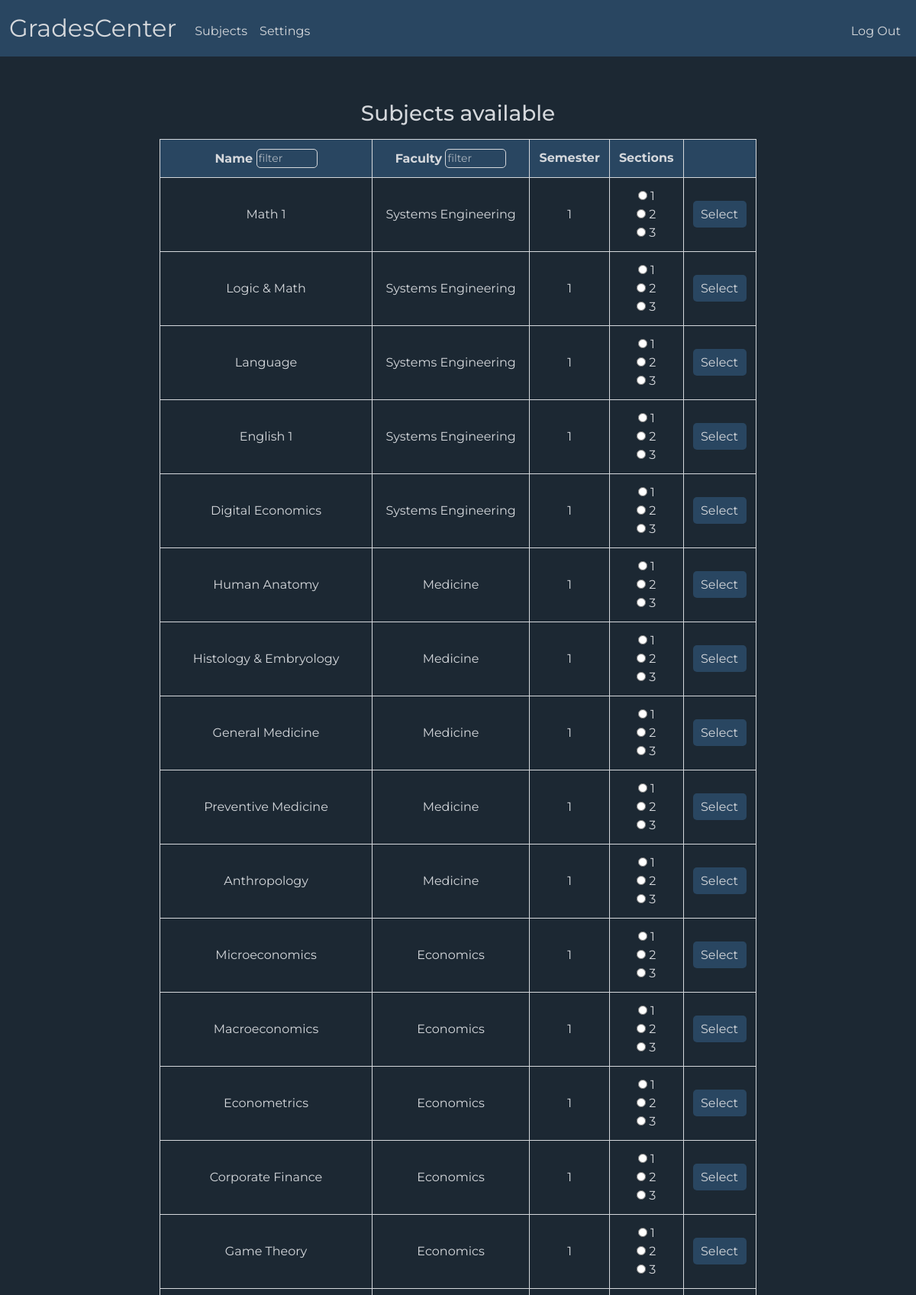
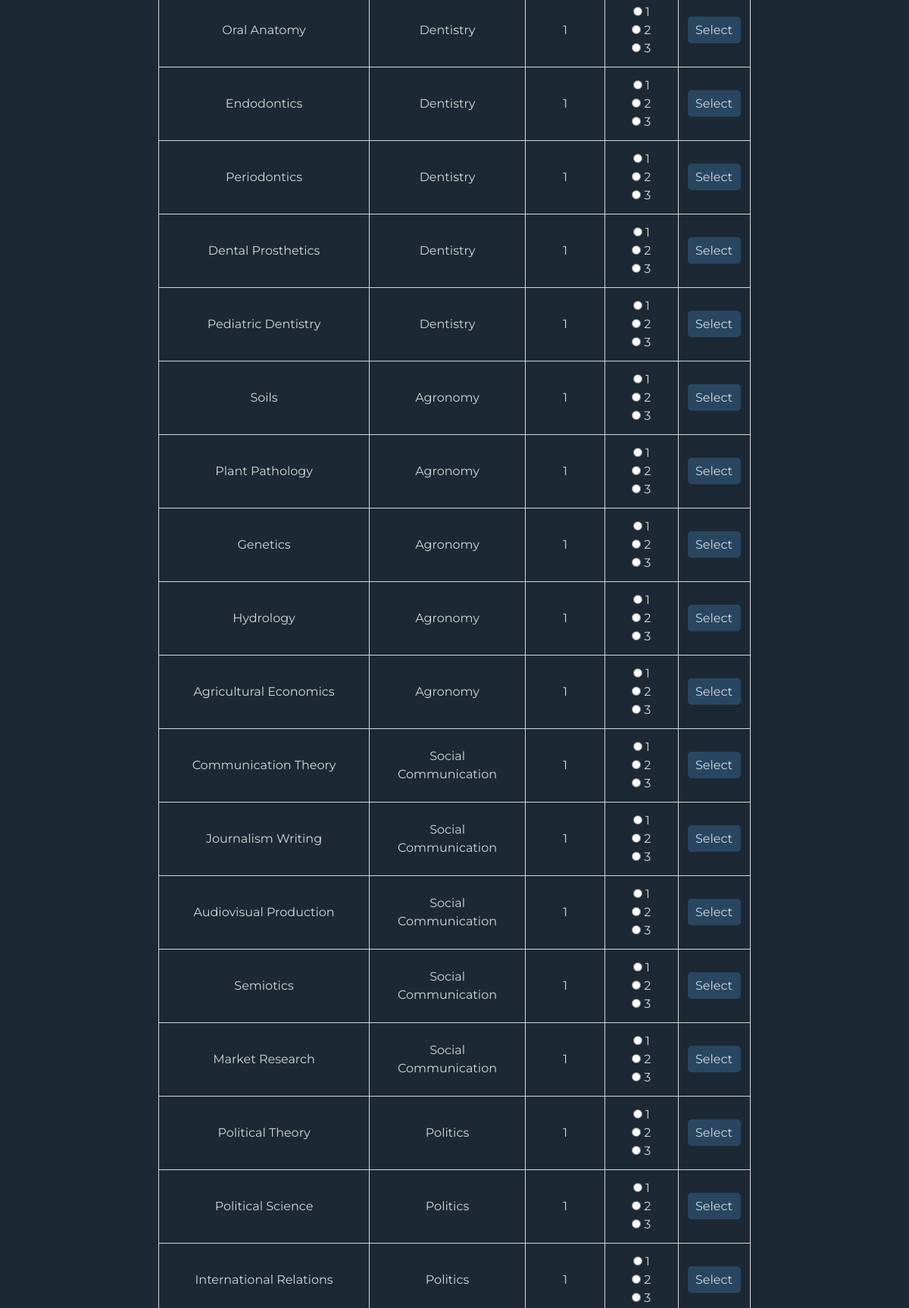
/subjects (signed in, upper part), run on the app's committed database (2 pictures, top to bottom).
### tables this page shows
CREATE TABLE subjects (
    id VARCHAR(16),
    name TEXT NOT NULL,
    department_id VARCHAR(16) NOT NULL,
    semester INTEGER NOT NULL,
    credits INTEGER NOT NULL,
    sections INTEGER NOT NULL,
    PRIMARY KEY(id),
    FOREIGN KEY(department_id) REFERENCES departments(id) ON DELETE CASCADE
);

CREATE TABLE departments (
    id VARCHAR(16),
    field TEXT NOT NULL,
    PRIMARY KEY(id)
);

### app.py (the view)
@app.route("/subjects", methods=["GET", "POST"])
@login_required
def subjects():
    if request.method == "POST":
        selected = request.form.get("selected")
        section = request.form.get("selected_section")
        if not section:
            return apology("no section selected", 400, redirect_url="/subjects")
        teaching = db.execute("""
            SELECT teaching.section_id
            FROM teaching
            JOIN sections ON teaching.section_id = sections.id
            WHERE teaching.teacher_id = ?
            AND sections.section_number = ?
            AND sections.subject_id = ?
        """, session["user_id"], section, selected)
        already = db.execute("""
            SELECT teaching.teacher_id
            FROM sections
            JOIN teaching ON sections.id = teaching.section_id
            WHERE sections.subject_id = ?
            AND sections.section_number = ?
        """, selected, section)
        if len(teaching) == 1:
            return apology("registered subject", 400, redirect_url="/subjects")
        elif len(already) == 1:
            return apology("another teacher already teaches this section", 400, redirect_url="/subjects")
        else:
            section_id = db.execute("""
                SELECT id
                FROM sections
                WHERE subject_id = ?
                AND section_number = ?
            """, selected, section)
            db.execute("""
                INSERT INTO teaching (teacher_id, section_id)
                VALUES(?, ?)
            """, session["user_id"], section_id[0]["id"])
            return redirect("/")
    else:
        subjects = db.execute("""
            SELECT subjects.id, subjects.name, departments.field, subjects.semester, subjects.sections
            FROM subjects
            JOIN departments ON subjects.department_id = departments.id
        """)
        return render_template("subjects.html", subjects=subjects)

### app.py (called while the page is built)
@app.after_request
def after_request(response):
    response.headers["Cache-Control"] = "no-cache, no-store, must-revalidate"
    response.headers["Expires"] = 0
    response.headers["Pragma"] = "no-cache"
    return response

### helpers.py (called while the page is built)
def login_required(f):
    @wraps(f)
    def decorated_function(*args, **kwargs):
        if session.get("user_id") is None:
            return redirect("/login")
        return f(*args, **kwargs)
    return decorated_function

### templates/subjects.html (shortened to what this page needs)
{% extends "layout.html" %}
{% block main %}
    <div class="mb-3">
        <h3>Subjects available</h3>
    </div>
    <div class="mb-3">
            <table>
                <thead>
                    <tr class="high">
                        <th>Name <input class="filter" type="text" id="filterName" placeholder="filter"></th>
                        <th>Faculty <input class="filter" type="text" id="filterFaculty" placeholder="filter"></th>
                        <th>Semester</th>
                        <th>Sections</th>
                        <th></th>
                    </tr>
                </thead>
                <tbody>
                    {% for subject in subjects %}
                        <tr>
                            <td>{{ subject['name'] }}</td>
                            <td>{{ subject['field'] }}</td>
                            <td>{{ subject['semester'] }}</td>
                            <form action="/subjects" method="POST">
                                <td>
                                    {% for section in range(1, subject['sections'] + 1) %}
                                        <input type="radio" name="selected_section" value="{{ section }}" style="height: 12px; width: 12px;">
                                        {{ section }}
                                        <br>
                                    {% endfor %}
                                </td>
                                <td>
                                    <input class="enroll" type="submit" value="Select">
                                </td>
                            </form>
                        </tr>
                    {% endfor %}
                </tbody>
            </table>
    </div>
{% endblock %}

### static/styles.css (style rules this page uses)
body { font-family: 'Montserrat', sans-serif; background-color:#1c2833; }
h3, h5, h6 { color: #d5d8dc; }
table { background-color: transparent; margin-bottom: 1rem; width: 70%; margin-left: auto; margin-right: auto; color: #d5d8dc; }
table th, table td { border: 1px solid #d5d8dc; padding: 0.75rem; vertical-align: middle; }
.high { background-color: #294661; border: 1px solid #d5d8dc; }
input { background-color: #294661; outline: none; border: none; border-radius: 5px; color: #d5d8dc; width: 200px; height: 35px; }
#filterID, #filterName, #filterSurname, #filterFaculty { font-size: 14px; }
input::placeholder { color: #d5d8dcc2; }
.enroll { width: 70px; transition-duration: 0.5s; }
.filter { height: 25px; width: 80px; border: 0.5px solid #d5d8dc; }

### data on the page
subjects: name "Math 1", field "Systems Engineering", semester "1", section "1" "2" "3"
subjects: name "Logic & Math", field "Systems Engineering", semester "1", section "1" "2" "3"
subjects: name "Language", field "Systems Engineering", semester "1", section "1" "2" "3"
subjects: name "English 1", field "Systems Engineering", semester "1", section "1" "2" "3"
subjects: name "Digital Economics", field "Systems Engineering", semester "1", section "1" "2" "3"
subjects: name "Human Anatomy", field "Medicine", semester "1", section "1" "2" "3"
subjects: name "Histology & Embryology", field "Medicine", semester "1", section "1" "2" "3"
subjects: name "General Medicine", field "Medicine", semester "1", section "1" "2" "3"
subjects: name "Preventive Medicine", field "Medicine", semester "1", section "1" "2" "3"
subjects: name "Anthropology", field "Medicine", semester "1", section "1" "2" "3"
subjects: name "Microeconomics", field "Economics", semester "1", section "1" "2" "3"
subjects: name "Macroeconomics", field "Economics", semester "1", section "1" "2" "3"
subjects: name "Econometrics", field "Economics", semester "1", section "1" "2" "3"
subjects: name "Corporate Finance", field "Economics", semester "1", section "1" "2" "3"
subjects: name "Game Theory", field "Economics", semester "1", section "1" "2" "3"
subjects: name "Oral Anatomy", field "Dentistry", semester "1", section "1" "2" "3"
subjects: name "Endodontics", field "Dentistry", semester "1", section "1" "2" "3"
subjects: name "Periodontics", field "Dentistry", semester "1", section "1" "2" "3"
subjects: name "Dental Prosthetics", field "Dentistry", semester "1", section "1" "2" "3"
subjects: name "Pediatric Dentistry", field "Dentistry", semester "1", section "1" "2" "3"
subjects: name "Soils", field "Agronomy", semester "1", section "1" "2" "3"
subjects: name "Plant Pathology", field "Agronomy", semester "1", section "1" "2" "3"
subjects: name "Genetics", field "Agronomy", semester "1", section "1" "2" "3"
subjects: name "Hydrology", field "Agronomy", semester "1", section "1" "2" "3"
subjects: name "Agricultural Economics", field "Agronomy", semester "1", section "1" "2" "3"
subjects: name "Communication Theory", field "Social Communication", semester "1", section "1" "2" "3"
subjects: name "Journalism Writing", field "Social Communication", semester "1", section "1" "2" "3"
subjects: name "Audiovisual Production", field "Social Communication", semester "1", section "1" "2" "3"
subjects: name "Semiotics", field "Social Communication", semester "1", section "1" "2" "3"
subjects: name "Market Research", field "Social Communication", semester "1", section "1" "2" "3"
subjects: name "Political Theory", field "Politics", semester "1", section "1" "2" "3"
subjects: name "Political Science", field "Politics", semester "1", section "1" "2" "3"
subjects: name "International Relations", field "Politics", semester "1", section "1" "2" "3"
